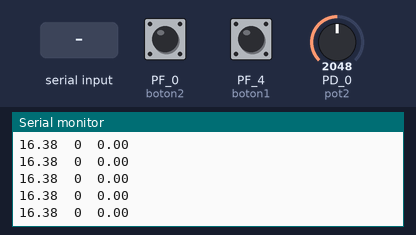
This sketch was run on a simulated TI Tiva C LaunchPad. Parts: the last lines printed to the serial monitor. Inputs (shaded band) come from the test bench; at power-on: PD_0 (pot2) = 2048, PF_0 (boton2) HIGH, PF_4 (boton1) HIGH.

Above: at 1.2 s.
1.3 s: PD_0 (pot2) set to 2866
At 1.48 s:
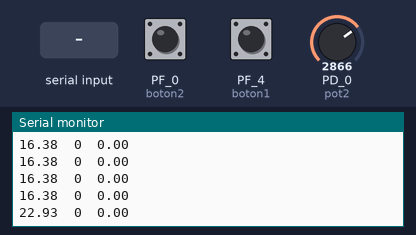
2.8 s: PF_0 (boton2) pulled LOW for 0.15 s
At 2.99 s:
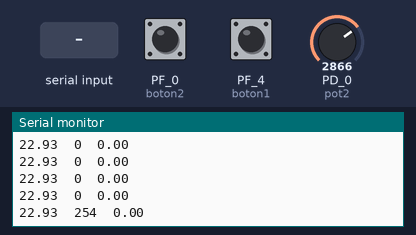
4.4 s: PF_4 (boton1) pulled LOW for 1 s
At 4.79 s:
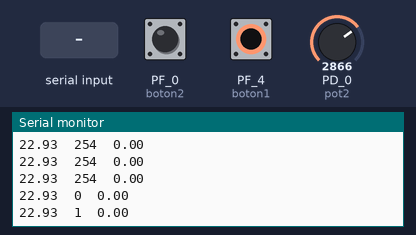
6.9 s: "1" received over the second serial link
At 7.05 s:
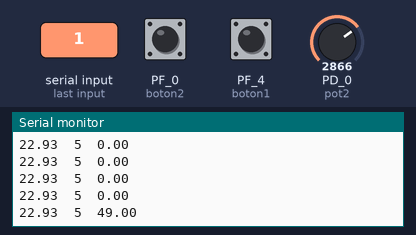
8.4 s: PF_0 (boton2) pulled LOW for 1 s
At 8.55 s:
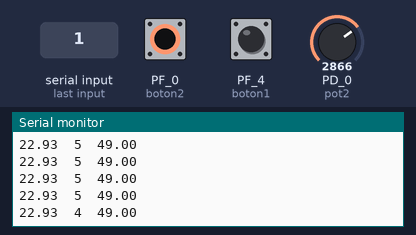
10.9 s: "0" received over the second serial link
At 11.11 s:
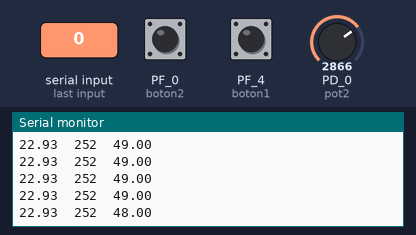
Timing chart, 0 to 13.4 s (numbered marks = the images above; inputs shaded):
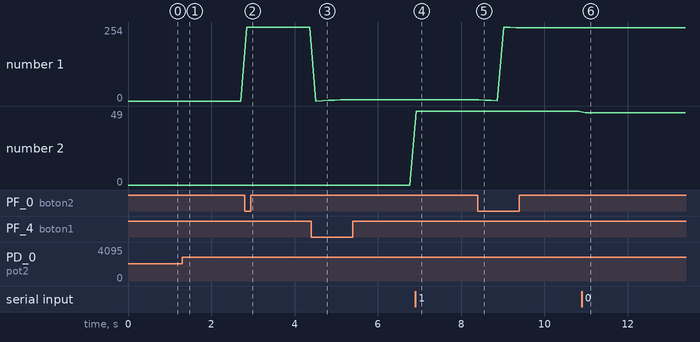

Measured:
- after the input at 1.3 s, the serial monitor: prints a new line after 0.05 s (image 1)
- after the input at 2.8 s, the serial monitor: prints a new line after 0.06 s (image 2)
- after the input at 4.4 s, the serial monitor: prints a new line after 0.26 s (image 3)
- after the input at 6.9 s, the serial monitor: prints a new line at once (image 4)
- after the input at 8.4 s, the serial monitor: prints a new line at once (image 5)
- after the input at 10.9 s, the serial monitor: prints a new line after 0.08 s (image 6)
- plotted number 1: 0 → 254 after the input at 2.8 s, 254 → 5 after the input at 4.4 s, 5 → 252 after the input at 8.4 s
- plotted number 2: 0 → 49 after the input at 6.9 s, 49 → 48 after the input at 10.9 s

The sketch:

Lab6Tiva.ino
```cpp
//***********************************************************************
//definicion de pines
//***********************************************************************

#define pot2 A7
#define boton1 PF_4
#define boton2 PF_0

#define Rx1 RX(1)
#define Tx1 TX(1)

#define Rx2 RX(2)
#define Tx2 TX(2)

//***********************************************************************
//Prototipos de funciones
//***********************************************************************
void contBitsSuma(void);
void comunicacionESP(void);
//*****************************************************************************
// Variables Globales
//*****************************************************************************
float voltajePot = 0;
float voltaje1 = 0;
int contador = 0;
String mensaje = "";
//***********************************************************************
//CONFIGURACION
//***********************************************************************

void setup() {
  // put your setup code here, to run once:
  Serial.begin(115200);
  Serial1.begin(115200);
  Serial2.begin(115200);

  pinMode(boton1, INPUT_PULLUP);
  pinMode(boton2, INPUT_PULLUP);
}

void loop() {
  // put your main code here, to run repeatedly:
  voltajePot = ((analogRead(pot2))*0.008);
  contBitsSuma();
  comunicacionESP();

  Serial1.write(voltajePot);
  Serial2.write(33);

  Serial.print(voltajePot);
  Serial.print("  ");
  Serial.print(contador);
  Serial.print("  ");
  Serial.println(voltaje1);

  delay(150);
}

//*****************************************************************************
//Funcion para realizar la suma y resta con los botones
//*****************************************************************************
void contBitsSuma() {
  if ( digitalRead(boton1) == LOW && contador < 255) {
    contador = contador + 1 ;
    mensaje = "";

  }

  if ( digitalRead(boton1) == LOW && contador >= 255) {
    contador = 0 ;

    mensaje = "";

  }

  if (digitalRead(boton2) == LOW && contador > 0) {
    contador = contador - 1 ;
    mensaje = "";

  }
  if ( digitalRead(boton2) == LOW && contador <= 0) {
    contador = 254 ;
    mensaje = "";

  }
}

//*****************************************************************************
//Funcion para recibir datos de esp
//*****************************************************************************
void comunicacionESP(){
  if(Serial2.available()){//si hay algun dato esperando a ser leido...
    voltaje1 = Serial2.read();//el dato es guardado en la variable

  }
}
```
